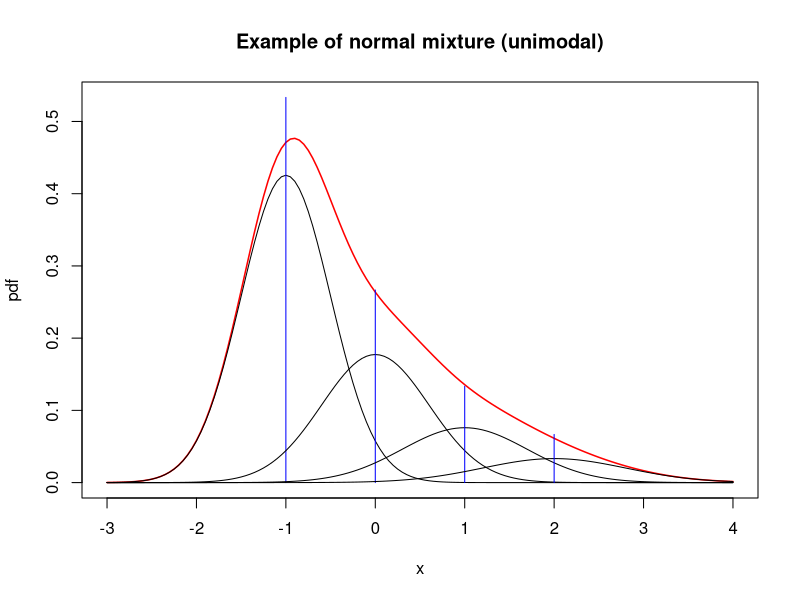
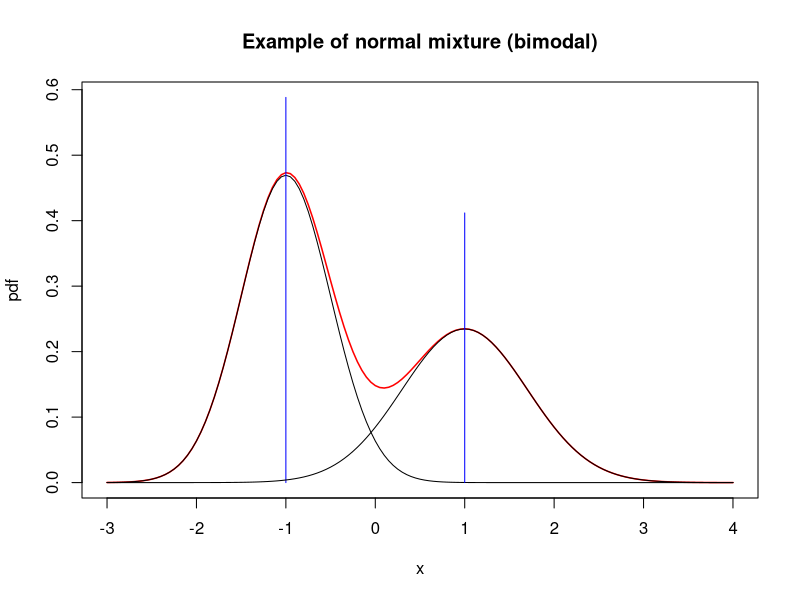

Source code (R) for these figures, in order: (Note: this script raises an error after producing the figures.)
## ---- chunk 1
knitr::opts_chunk$set(echo = TRUE)

knitr_opts <- list(
  message = FALSE,
  warning = FALSE,
  collapse = TRUE,
  comment = "#>",
  fig.width = 7,
  dpi = 300,
  out.width = "700px",
  fig.asp = 1 / 1.618,
  cache = FALSE,
  autodep = TRUE,
  cache.comments = TRUE,
  fig.align = "center",
  echo = TRUE,
  results = 'hide',
  eval = FALSE
)
do.call(knitr::opts_chunk$set, knitr_opts)
## ---- chunk 2
library(tidyverse)
remdf <- read.csv("data/removal_data.csv")
catch <- remdf %>% 
  pivot_wider(id_cols = c(Site, Station, Year, Sweep), names_from = Species, 
              values_from = Fish.ID, values_fn = ~ length(.x), values_fill = 0) %>%
              pivot_longer(unique(remdf$Species), names_to = "Species", values_to = "Catch")

catch <- catch %>% group_by(Site, Station, Year, Species) %>%
  arrange(Sweep) %>%
  mutate(nCatch = cumsum(Catch)-Catch) %>%
  ungroup() %>%
  mutate(Station = as.numeric(Station))
## ---- chunk 3
weights <- c(1, .5, .25, .125)
weights <- weights / sum(weights)
centers <- c(-1, 0, 1, 2)
sds <- c(0.5, 0.6, 0.7, 0.8)
x <- seq(-3, 4, by = 0.05)
pdf <- x |> lapply(\(x) sum(weights * dnorm(x, centers, sds))) |> unlist()
{
  plot(x, pdf, type ='l', col = "red", lwd = 1.5,
       main = "Example of normal mixture (unimodal)",
       ylim = c(0, max(c(weights, pdf))))
  for(i in seq_along(weights)) {
    points(x, weights[i] * dnorm(x, centers[i], sds[i]), type = 'l' )
    points(c(centers[i], centers[i]), c(0, weights[i]), type = 'l', col = 'blue')
  }
}
## ---- chunk 4
weights <- c(1, .7)
weights <- weights / sum(weights)
centers <- c(-1, 1)
sds <- c(0.5, 0.7)
x <- seq(-3, 4, by = 0.05)
pdf <- x |> lapply(\(x) sum(weights * dnorm(x, centers, sds))) |> unlist()
{
  plot(x, pdf, type ='l', col = "red", lwd = 1.5,
       main = "Example of normal mixture (bimodal)",
       ylim = c(0, max(c(weights, pdf))))
  for(i in seq_along(weights)) {
    points(x, weights[i] * dnorm(x, centers[i], sds[i]), type = 'l' )
    points(c(centers[i], centers[i]), c(0, weights[i]), type = 'l', col = 'blue')
  }
}
## ---- chunk 5
ddepletion <- nimbleFunction(
  run = function(x = double(1), prob = double(), size = double(), log = logical(0, default = FALSE)){

    ans <- 0
    Ni <- size
    for( i in seq_along(x) ){
      ans <- ans + dbinom(x[i], size = Ni, prob = prob, log=TRUE)
      Ni <- Ni - x[i]
    }
    
    returnType(double())
    if(log) 
      return(ans)
    else 
      return(exp(ans))
  }
)
## ---- chunk 6
model_code <- nimbleCode({

  ## CRP
  z[1:nobs] ~ dCRP(alpha, size = nobs)
  alpha ~ dgamma(1, 1)
  for(i in 1:M) {
    pG[i] ~ dbeta(1,1)
  }

  lambda[1] ~ dgamma(0.1,0.1)
  lambda[2] ~ dgamma(0.1,0.1)

  for( s in 1:nstation ){
    N[s,1] ~ dpois(lambda[1])
    N[s,2] ~ dpois(lambda[2])
  }
  
  for( i in 1:nobs ){
    p[i] <- pG[z[i]]
    caught[i,1:3] ~ ddepletion(prob = p[i], size = N[station[i], spp[i]])
  }
})

## Put data in wide format:
dat92_wide <- catch %>% 
  filter(Year == 1992, Species %in% c("AS", "BT")) %>%
  pivot_wider(id_cols = c(Species, Site, Station, Year), values_from = Catch, names_from = Sweep)
caught <- do.call('cbind', dat92_wide[, c("1", "2", "3")])
data <- list(caught = caught)
constants <- list(nobs = nrow(dat92_wide), 
                  nstation = length(unique(dat92_wide$Station)), 
                  station = dat92_wide$Station, spp = as.numeric(factor(dat92_wide$Species)),
                  M = 20)
inits <- function(){
  list( N = cbind(rep(25, constants$nstation), rep(60, constants$nstation)),
        lambda = c(50, 30), z = rep(1, constants$nobs), pG = rep(0.5, constants$M))
}
Rmodel <- nimbleModel(model_code, data = data, constants = constants, inits = inits())

conf <- configureMCMC(Rmodel, monitors = c("N", "p", "z", "alpha", "lambda"))
Cmodel <- compileNimble(Rmodel)
Rmcmc <- buildMCMC(conf)
Cmcmc <- compileNimble(Rmcmc, project = Rmodel)

samples <- runMCMC(Cmcmc, niter = 10000, nburnin = 2000, nchains = 3, 
                   inits = inits(), samplesAsCodaMCMC = TRUE)
plot(samples[,c('lambda[1]', 'lambda[2]')])
## ---- chunk 7
sumdf <- data.frame(do.call("cbind", summary(samples)))
sumdf$parameter = gsub("\\[.*", "", rownames(sumdf))
sumdf$idx = gsub("*.\\[|\\]", "", rownames(sumdf))
sumdf$Station = factor(gsub(",.*", "", sumdf$idx))
sumdf$Species = c("AS", "BT")[as.numeric(gsub("*.,", "", sumdf$idx))]
sumdf <- sumdf %>% 
  mutate(Species = ifelse(idx == "lambd1", "AS", Species)) %>%
  mutate(Species = ifelse(idx == "lambd2", "BT", Species))

ggplot(data = sumdf %>% filter(parameter == "N"), aes(x = Station, y = Mean, colour = Species)) +
  geom_point(position = position_dodge(width = 0.25)) + 
  theme_bw() + ylab("Posterior Mean Abundance") +
  geom_errorbar(aes(ymin = X2.5., ymax = X97.5., colour = Species), 
    position = position_dodge(width = 0.25), width = 0.1) +
  geom_hline(data = sumdf %>% filter(parameter == "lambda"), 
    aes(yintercept = Mean, colour= Species), linetype='dashed')

pout <- sumdf %>% filter(parameter == "p")
datp <- cbind(dat92_wide, pout[, 1:10])
ggplot(data = datp, aes(x = Station, y = Mean, colour = Species)) +
  geom_point(position = position_dodge(width = 0.25)) + 
  theme_bw() + ylab("Posterior Mean Detection Probability") +
  geom_errorbar(aes(ymin = X2.5., ymax = X97.5., colour = Species), 
    position = position_dodge(width = 0.25), width = 0.1) 
## ---- chunk 8
out <- do.call('rbind', samples)
zcols <- grep("z\\[", colnames(out))
outz <- out[,zcols]
nGroups <- apply(outz, 1, function(x)  length(unique(x)))
hist(nGroups)
## ---- chunk 9
pairMatrix <- apply(outz, 2, function(focal) {
                                   colSums(focal == outz)})

pairMatrix <- pairMatrix / nrow(outz)
collist <- colorRampPalette(c('white', 'grey', 'black'))


## Let's plot just BT
bt <- which(dat92_wide$Species == "BT")
as <- which(dat92_wide$Species == "AS")
n <- nrow(dat92_wide)
pairsMat_ordered <- pairMatrix[c(bt,as),c(bt, as)]
fields::image.plot(1:n, 1:n, pairsMat_ordered , col = collist(6),
           xlab = 'Station', ylab = 'Station',  axes = FALSE)
axis(1, at = 1:n, labels = rep(1:(n/2), 2), tck = -.02)
axis(2, at = 1:n, labels = rep(1:(n/2), 2), tck = -.02)
axis(3, at = 1:n, tck = 0, labels = FALSE)
axis(4, at = 1:n, tck = 0, labels = FALSE)
text(c(6,12),c(-1.75,-1.75), labels = c("Brook Trout", "Altantic Samlon"), xpd=TRUE)
text(c(-0.65,-0.65),c(6,12), labels = c("Brook Trout", "Altantic Samlon"), xpd=TRUE, srt = 90)
